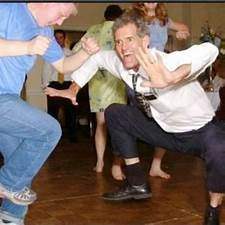
#> input picture dance.jpg, 225 x 225 px
$ python starting-with-image.py
#> lines starting #> are read from the running program, lines starting #| are printed output that depends on the picture
import cv2
#read image
img = cv2.imread('dance.jpg', 0)
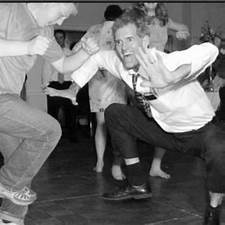
#> img: shape (225, 225); min 0, max 255, mean 109.2
#print(img)

destroy = cv2.destroyAllWindows()

#showing image
img2 =cv2.imshow('fileImage', img)
# <fileImage> is the window name as the image is open
img2

# mask for 64-bit machine
getKey = cv2.waitKey(0) & 0xFF
#> (key Esc is pressed here)

if getKey == 27: # press esc to quit
    destroy
elif getKey == ord('s'):
    #write image into a file
    img3 = cv2.imwrite('newcopy.jpg',img)
    img3
    destroy
